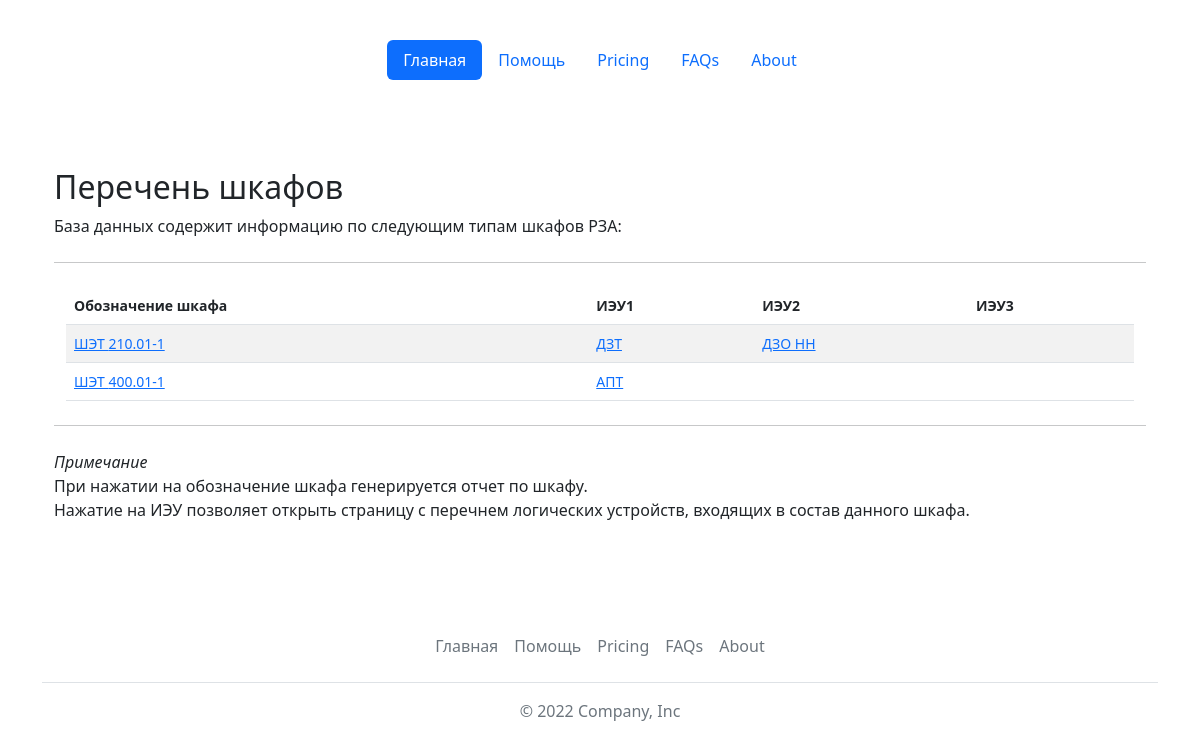
Page /reports/ on the earlier database version.
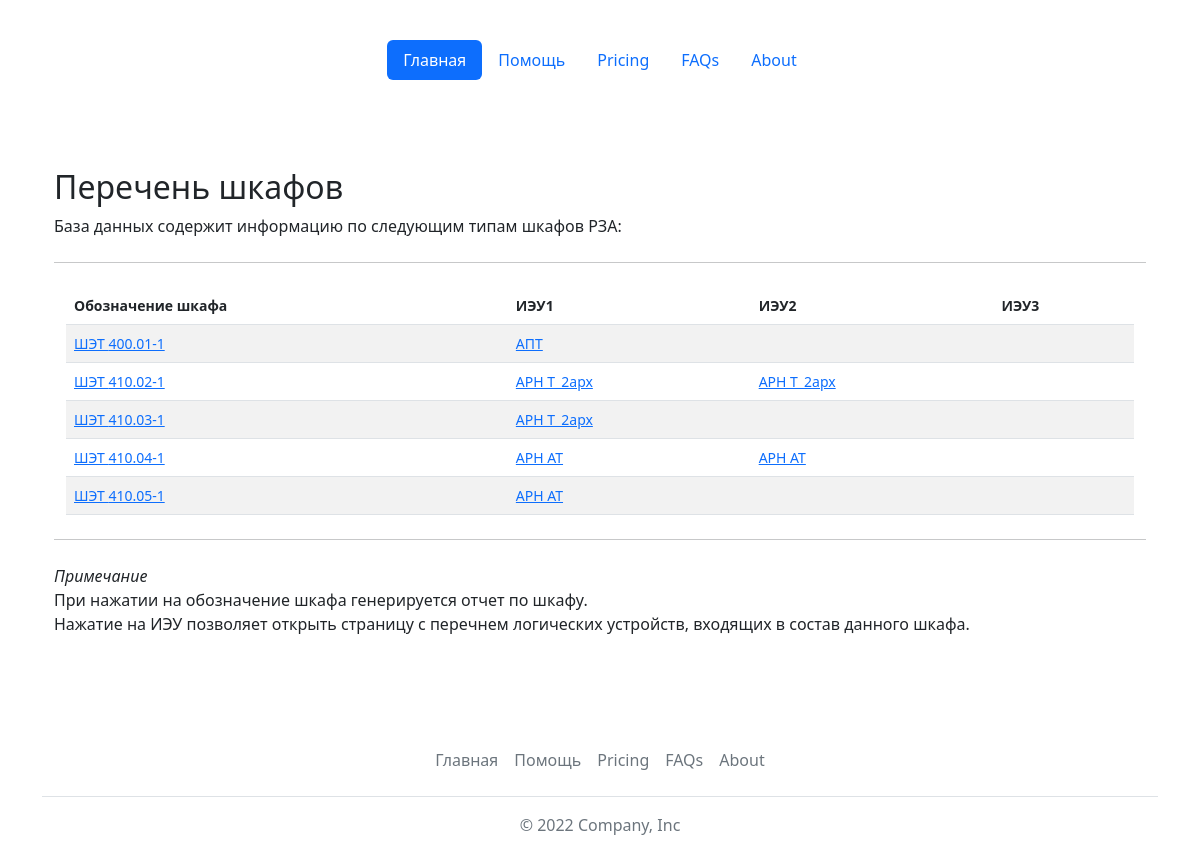
Same page on the later database version.
### base_types/models.py (models this page shows, shortened)
class Cabinets(models.Model):
    name = models.CharField(max_length=64, verbose_name='Обозначение шкафа', primary_key=True)
    terminal1 = models.ForeignKey(Terminals, related_name='ied1_set', on_delete=models.PROTECT, verbose_name='ИЭУ1', max_length=64, null=True)
    terminal2 = models.ForeignKey(Terminals, related_name='ied2_set', on_delete=models.PROTECT, verbose_name='ИЭУ2', max_length=64, blank=True, null=True)
    terminal3 = models.ForeignKey(Terminals, related_name='ied3_set', on_delete=models.PROTECT, verbose_name='ИЭУ3', max_length=64, blank=True, null=True)
    description = models.TextField(max_length=1024, verbose_name='Назначение шкафа')
    class Meta:
        verbose_name = 'Шкаф'
        verbose_name_plural = 'Шкафы'
        ordering = ['name']
    @property
    def get_terminal2(self):
        if self.terminal2:
            return self.terminal2
        else:
            return ""
    @property
    def get_terminal3(self):
        if self.terminal3:
            return self.terminal3
        else:
            return ""

class Terminals(models.Model):
    id = models.AutoField(primary_key=True)
    name = models.CharField(max_length=64, verbose_name='Обозначение ИЭУ', unique=True)
    description = models.TextField(max_length=1024, blank=True, verbose_name='Назначение ИЭУ')
    def __str__(self):
        return str(self.name)
    class Meta:
        verbose_name = 'ИЭУ'
        verbose_name_plural = 'ИЭУ'
        ordering = ['name']

### base_types/views.py (the view)
# urls.py: path('reports/', views.reports),
def reports(request):
    cabinets = Cabinets.objects.all()
    cabinets = cabinets.order_by('name')
    return render(request, 'base_types/reports.html', {'cabinets': cabinets})

### templates/base_types/reports.html
{% extends 'base.html' %}
{% block content %}
<main class="container py-5">
    {% if cabinets %}
    <h2 class="mt-4">Перечень шкафов</h2>
    <p>База данных содержит информацию по следующим типам шкафов РЗА:</p>
    <hr class="my-4">
    <div class="container small">
    <table class="table table-striped">
                <thead>
                    <tr>
                      <th scope="col">Обозначение шкафа</th>
                      <th scope="col">ИЭУ1</th>
                      <th scope="col">ИЭУ2</th>
                      <th scope="col">ИЭУ3</th>
                    </tr>
                </thead>
                <tbody>
                    {% for item in cabinets %}
                    <tr>
                        <td><a href="getreport/?name={{item.name}}&type=cabinet">ШЭТ {{item.name}}</a></td>
                        <td><a href="show/?name={{item.terminal1}}&type=ied">{{item.terminal1}}</a></td>
                        <td><a href="show/?name={{item.terminal2}}&type=ied">{{item.get_terminal2}}</a></td>
                        <td><a href="show/?name={{item.terminal3}}&type=ied">{{item.get_terminal3}}</a></td>
                    </tr>
                {% endfor %}
                </tbody>
            </table>
    </div>
    <hr class="my-4">
    <p><em>Примечание</em><br>При нажатии на обозначение шкафа генерируется отчет по шкафу.<br>
    Нажатие на ИЭУ позволяет открыть страницу с перечнем логических устройств, входящих в состав данного шкафа.</p>
    {% else %}
    <h2 class="mt-4">В базе данных нет шкафов :(</h2>
    {% endif %}
</main>
{% endblock %}

### templates/base.html (shortened to what this page needs)
<!doctype html>
<html lang="ru">
  <head>
{% load static %}
<link href="https://cdn.jsdelivr.net/npm/bootstrap@5.2.0/dist/css/bootstrap.min.css" rel="stylesheet">
<link href="{% static 'css/grid.css' %}" rel="stylesheet">
<link href="{% static 'css/headers.css' %}" rel="stylesheet">
<link href="{% static 'css/features.css' %}" rel="stylesheet">
  </head>
<body class="py-4">
  <div class="container">
    <header class="d-flex justify-content-center py-3">
      <ul class="nav nav-pills">
        <li class="nav-item"><a href="/" class="nav-link active" aria-current="page">Главная</a></li>
        <li class="nav-item"><a href="#" class="nav-link">Помощь</a></li>
        <li class="nav-item"><a href="#" class="nav-link">Pricing</a></li>
        <li class="nav-item"><a href="#" class="nav-link">FAQs</a></li>
        <li class="nav-item"><a href="#" class="nav-link">About</a></li>
      </ul>
    </header>
  </div>
  <div class="container">
{% block content %}
{% endblock %}
  </div>
  <div class="container">
      <footer class="py-3 my-4">
        <ul class="nav justify-content-center border-bottom pb-3 mb-3">
          <li class="nav-item"><a href="/" class="nav-link px-2 text-muted">Главная</a></li>
          <li class="nav-item"><a href="#" class="nav-link px-2 text-muted">Помощь</a></li>
          <li class="nav-item"><a href="#" class="nav-link px-2 text-muted">Pricing</a></li>
          <li class="nav-item"><a href="#" class="nav-link px-2 text-muted">FAQs</a></li>
          <li class="nav-item"><a href="#" class="nav-link px-2 text-muted">About</a></li>
        </ul>
        <p class="text-center text-muted">&copy; 2022 Company, Inc</p>
      </footer>
  </div>
</body>
</html>

Differences in the rows shown:
removed Cabinets: name "210.01-1", terminal1 "ДЗТ", get_terminal2 "ДЗО НН"
added Cabinets: name "410.02-1", terminal1 "АРН Т_2арх", get_terminal2 "АРН Т_2арх"
added Cabinets: name "410.03-1", terminal1 "АРН Т_2арх"
added Cabinets: name "410.04-1", terminal1 "АРН АТ", get_terminal2 "АРН АТ"
added Cabinets: name "410.05-1", terminal1 "АРН АТ"
